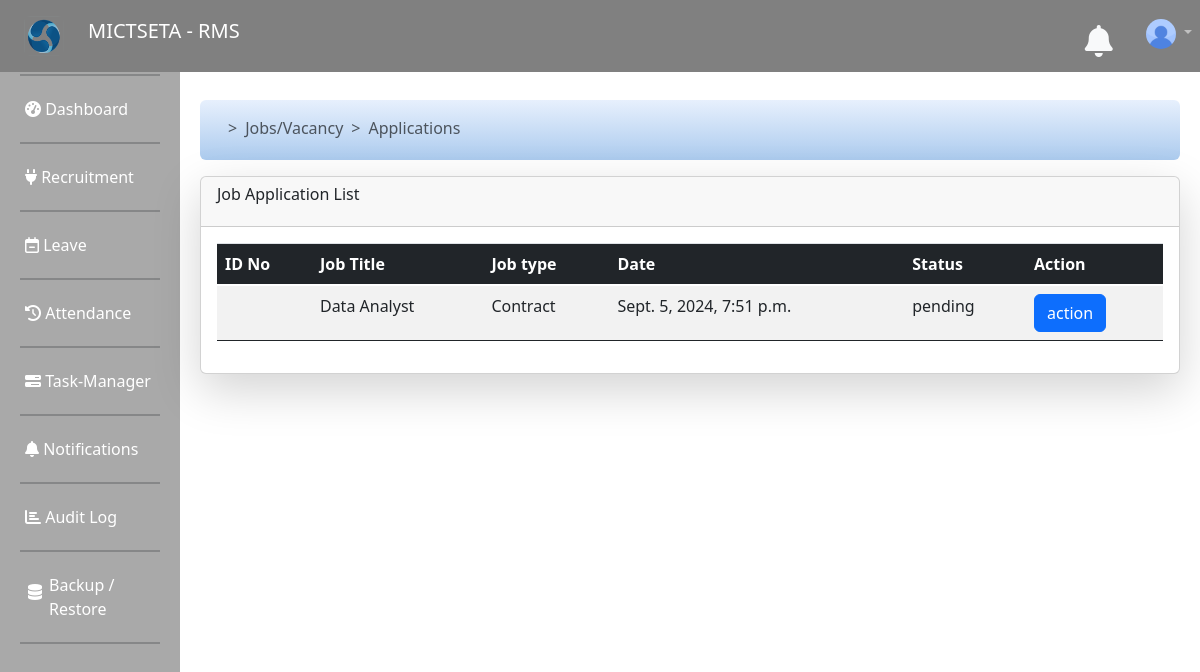
Page /dashboard/job_applications/ (signed in) on the earlier database version.
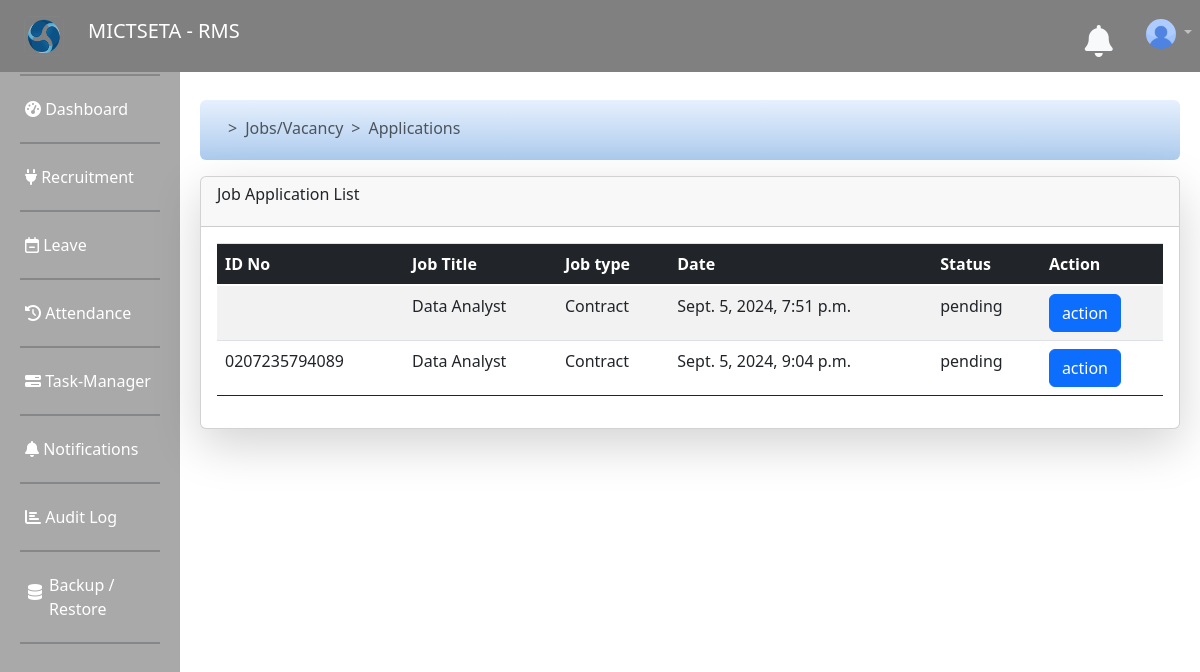
Same page on the later database version.
### jobs/models.py (models this page shows, shortened)
class JobApplication(models.Model):
    user = models.ForeignKey(User, on_delete=models.CASCADE, related_name="applications")
    job_id = models.ForeignKey(JobPost, on_delete=models.CASCADE)
    date = models.DateTimeField(auto_now_add=True)
    status = models.CharField(max_length=100, null=False)

class JobPost(models.Model):
    user = models.ForeignKey(User, on_delete=models.CASCADE, related_name='jobs')
    assigned_to = models.ForeignKey(User, on_delete=models.CASCADE, default=1)
    title = models.CharField(max_length=225, unique=False, null=False)
    description = models.TextField(null=False)
    start_date = models.DateTimeField(auto_now_add=True)
    end_date = models.DateTimeField(null=False)
    location = models.CharField(max_length=225, unique=False, null=False)
    salary_range = models.CharField(max_length=100, null=True)  # Added field for salary range
    job_type = models.CharField(max_length=50, null=False, default='Full-time')  # Added field for job type
    industry = models.CharField(max_length=100, null=True)  # Added field for industry
    company_name = models.CharField(max_length=225, null=True)  # Added field for company name
    status = models.CharField(max_length=20, null=False, default="waiting")
    is_complete = models.BooleanField(null=False, default=False)
    is_approved = models.BooleanField(null=False, default=False)

### profiles/models.py (models this page shows, shortened)
class Profile(models.Model):
    user = models.OneToOneField(User, on_delete=models.CASCADE)
    idnumber = models.CharField(max_length=13, unique=True)
    phone = models.CharField(max_length=10, unique=True, null=True)
    dob = models.CharField(max_length=6,null=False )
    gender = models.CharField(max_length=6, null=True)
    age = models.CharField(max_length=6, null=True)
    maritial_status = models.CharField(max_length=10, null=True)
    race = models.CharField(max_length=15, null=True)
    disability = models.CharField(max_length=30, null=True)
    is_verified = models.BooleanField(default=False, null=False)
    linkedin_profile = models.CharField(max_length=225)
    personal_website = models.CharField(max_length=225)
    uuid = models.UUIDField(default=uuid.uuid4, editable=False, unique=True)

### dashboard/views.py (the view)
# urls.py: path('job_applications/', views.job_applications, name="dashboard.job_applications"),
@csrf_protect
def job_applications(request):
	if request.user.is_authenticated:
		applications = JobApplication.objects.all()
		return render(request, 'job_applications.html', {'total':JobApplication, 'applications':applications})
	else:
		return redirect('render_auth_page')

### dashboard/templates/job_applications.html (shortened to what this page needs)
{% extends 'dashboard_base.html' %}
{% block breadcrumbs %}
    <li class="breadcrumb-item active" aria-current="page"> Jobs/Vacancy </li>
      <li class="breadcrumb-item active" aria-current="page"> Applications </li>
 {% endblock %}
{% block content %}
        <div class="card shadow-lg mt-3 rounded">
              <div class="card-header d-flex justify-content-between " style="height:50px;">
                <h6>Job Application List</h6>
              </div>
              <div class="card-body" style="overflow-x: scroll;">
                  <table id="application" class="table table-striped table-hover" style="width:100%">
                        <thead>
                            <tr>
                                <th class="bg-dark text-white">ID No </th>
                                <th class="bg-dark text-white">Job Title</th>
                                <th class="bg-dark text-white">Job type</th>
                                <th class="bg-dark text-white">Date</th>
                                <th class="bg-dark text-white">Status</th>
                                <th class="bg-dark text-white">Action</th>
                            </tr>
                        </thead>
                        <tbody>
                        {% for application in applications %}
                         <tr class="text-dark">
                            <td>{{application.user.profile.idnumber}} </td>
                            <td>{{application.job_id.title}}</td>
                            <td>{{application.job_id.job_type}}</td>
                            <td>{{application.date}}</td>
                            <td>{{application.status}}</td>
                            <td> <button type="button" class="btn btn-primary">action</button> </td>
                        </tr>
                        {% endfor %}
                        </tbody>
                    </table>
              </div>
        </div>
{% endblock %}

Differences in the rows shown:
added JobApplication: user.profile.idnumber "0207235794089", job_id "Data Analyst", job_id.job_type "Contract", date "Sept. 5, 2024, 9:04 p.m.", status "pending"
